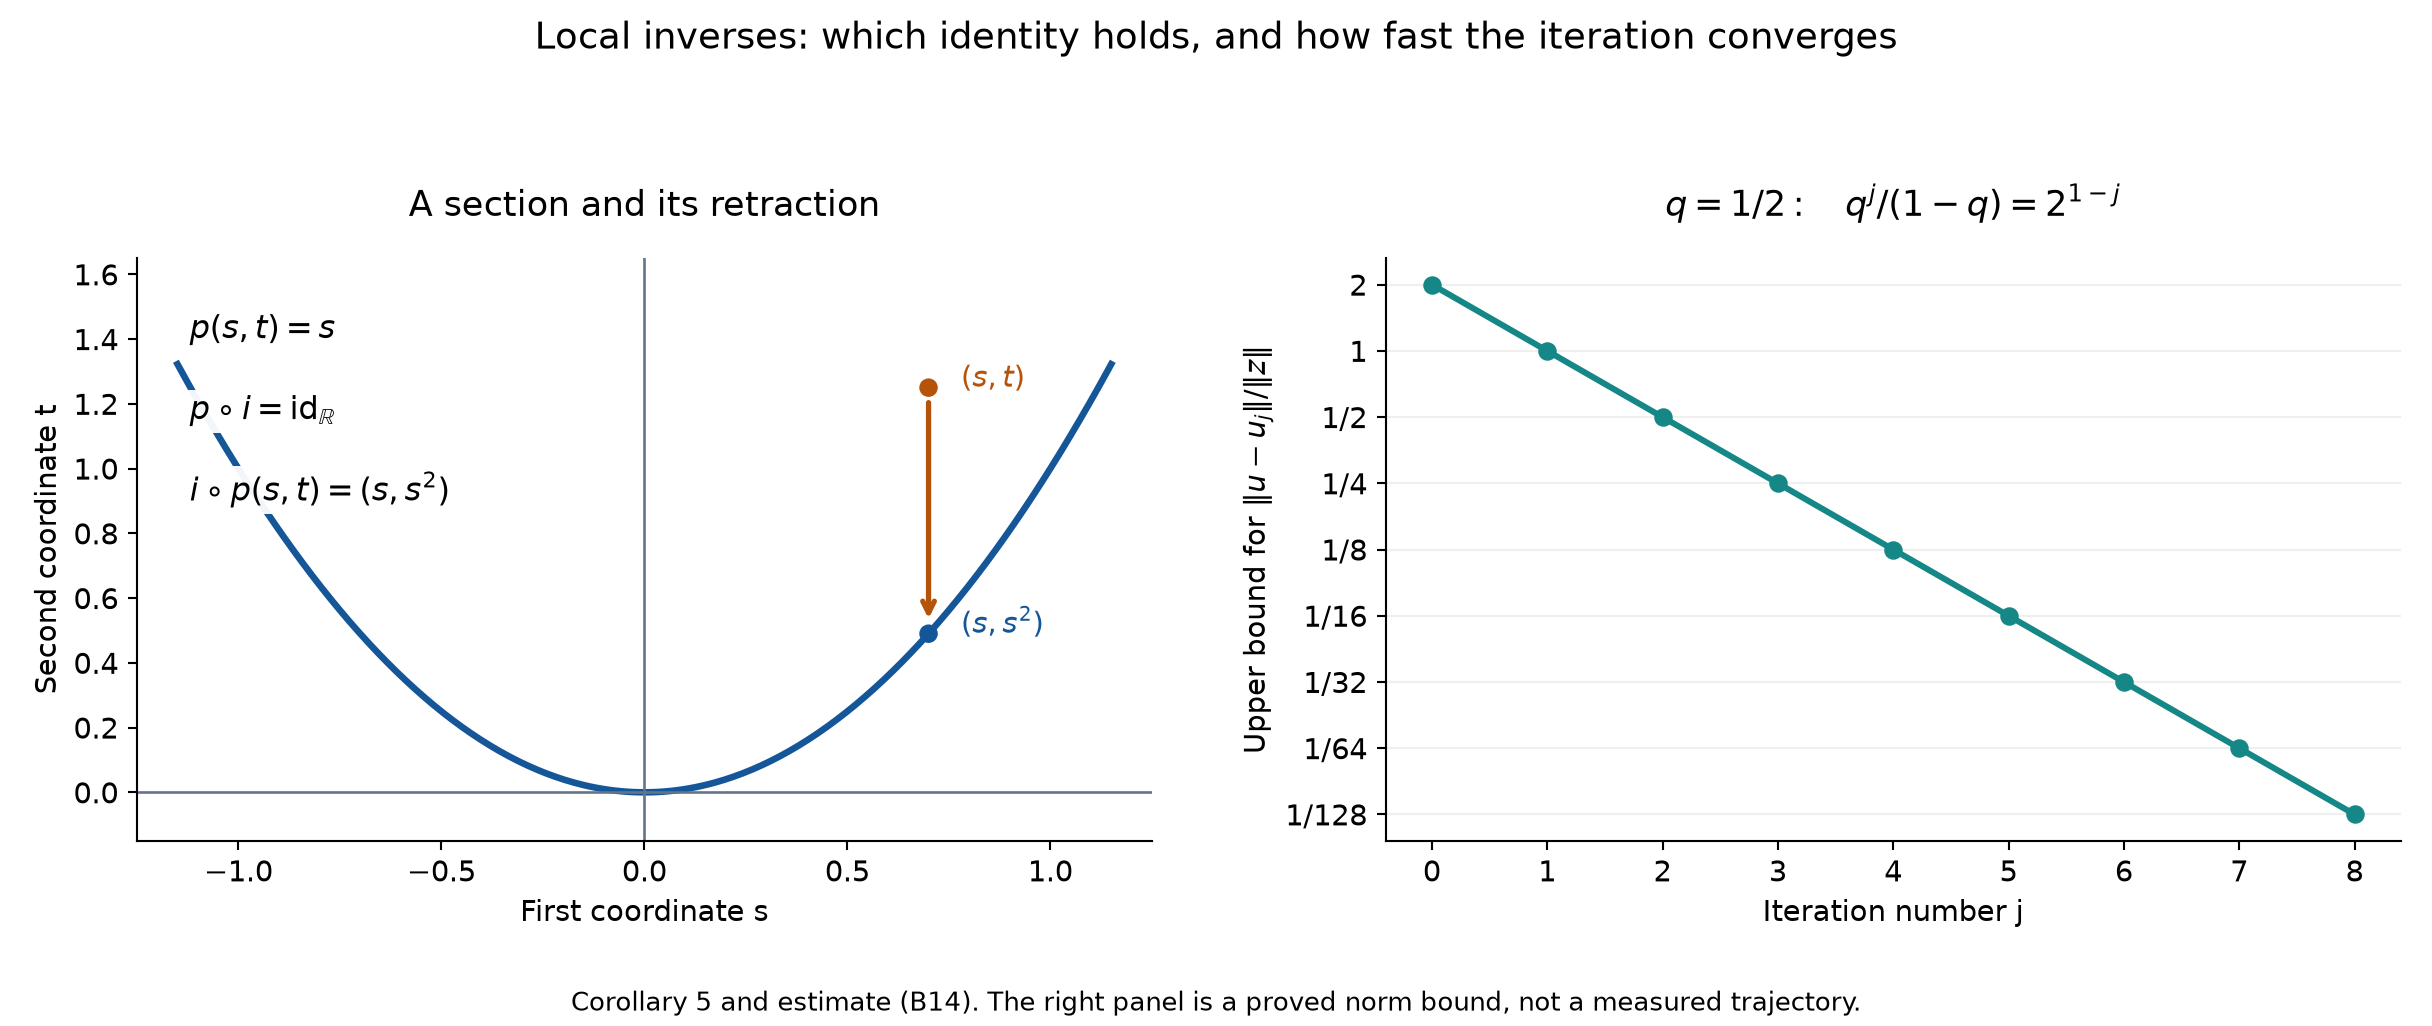

Python code for this plot:
"""Sections, retractions and a norm error bound for local inversion.
Original figure: GPT-6 Astra (OpenAI), 2026. CC0.
Run with numpy and matplotlib; writes PNG and SVG beside this source.
"""
from pathlib import Path
import numpy as np
import matplotlib
matplotlib.use('Agg')
import matplotlib.pyplot as plt

root=Path(__file__).resolve().parent
plt.rcParams.update({'font.size':11,'axes.spines.top':False,'axes.spines.right':False})
fig,(left,right)=plt.subplots(1,2,figsize=(12.8,5.4))
s=np.linspace(-1.15,1.15,300)
left.plot(s,s*s,color='#155699',lw=2.5,label=r'$i(s)=(s,s^2)$')
left.axhline(0,color='#64748b',lw=1)
left.axvline(0,color='#64748b',lw=1)
a=.7;t=1.25
left.scatter([a,a],[t,a*a],color=['#b45309','#155699'],zorder=4)
left.annotate('',xy=(a,a*a+.03),xytext=(a,t-.03),arrowprops=dict(arrowstyle='->',color='#b45309',lw=2))
left.text(a+.08,t,r'$(s,t)$',color='#b45309')
left.text(a+.08,a*a,r'$(s,s^2)$',color='#155699')
labelbox=dict(facecolor='white',edgecolor='none',alpha=.95,pad=2)
left.text(-1.12,1.4,r'$p(s,t)=s$',fontsize=12,bbox=labelbox)
left.text(-1.12,1.15,r'$p\circ i=\mathrm{id}_{\mathbb{R}}$',fontsize=12,bbox=labelbox)
left.text(-1.12,.9,r'$i\circ p(s,t)=(s,s^2)$',fontsize=12,bbox=labelbox)
left.set(xlim=(-1.25,1.25),ylim=(-.15,1.65),xlabel='First coordinate s',ylabel='Second coordinate t')
left.set_title('A section and its retraction',pad=16)
N=np.arange(0,9)
q=.5
bound=q**N/(1-q)
right.plot(N,bound,'o-',color='#168787',lw=2.3)
right.set_yscale('log',base=2)
right.set(xlabel='Iteration number j',ylabel=r'Upper bound for $\|u-u_j\|/\|z\|$',xticks=N,
          yticks=[2,1,.5,.25,.125,.0625,.03125,.015625,.0078125])
right.set_yticklabels(['2','1','1/2','1/4','1/8','1/16','1/32','1/64','1/128'])
right.grid(axis='y',alpha=.2)
right.set_title(r'$q=1/2:\quad q^j/(1-q)=2^{1-j}$',pad=16)
fig.suptitle('Local inverses: which identity holds, and how fast the iteration converges',fontsize=14,y=.98)
fig.text(.5,.015,'Corollary 5 and estimate (B14). The right panel is a proved norm bound, not a measured trajectory.',ha='center',fontsize=10)
fig.tight_layout(rect=(0,.065,1,.92),w_pad=3)
for ext in ['png','svg']:
    p=root/('banach-inverse-directions.'+ext)
    fig.savefig(p,dpi=190,facecolor='white')
    if ext=='svg':p.write_text('\n'.join(line.rstrip() for line in p.read_text(encoding='utf-8').splitlines())+'\n',encoding='utf-8')
